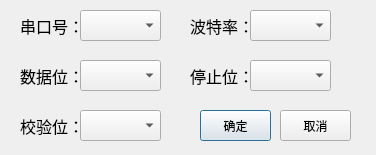
<?xml version="1.0" encoding="UTF-8"?>
<ui version="4.0">
 <class>SeriaSet</class>
 <widget class="QDialog" name="SeriaSet">
  <property name="geometry">
   <rect>
    <x>0</x>
    <y>0</y>
    <width>376</width>
    <height>155</height>
   </rect>
  </property>
  <property name="windowTitle">
   <string>串口配置</string>
  </property>
  <property name="windowIcon">
   <iconset resource="ctrlig.qrc">
    <normaloff>:/icons/cfg.png</normaloff>:/icons/cfg.png</iconset>
  </property>
  <widget class="QPushButton" name="btnOK">
   <property name="geometry">
    <rect>
     <x>200</x>
     <y>110</y>
     <width>71</width>
     <height>31</height>
    </rect>
   </property>
   <property name="text">
    <string>确定</string>
   </property>
  </widget>
  <widget class="QPushButton" name="btnQuit">
   <property name="geometry">
    <rect>
     <x>280</x>
     <y>110</y>
     <width>71</width>
     <height>31</height>
    </rect>
   </property>
   <property name="text">
    <string>取消</string>
   </property>
  </widget>
  <widget class="QLabel" name="label_5">
   <property name="geometry">
    <rect>
     <x>190</x>
     <y>60</y>
     <width>61</width>
     <height>31</height>
    </rect>
   </property>
   <property name="font">
    <font>
     <pointsize>12</pointsize>
    </font>
   </property>
   <property name="text">
    <string>停止位：</string>
   </property>
  </widget>
  <widget class="QComboBox" name="cboxStopBit">
   <property name="geometry">
    <rect>
     <x>250</x>
     <y>60</y>
     <width>81</width>
     <height>31</height>
    </rect>
   </property>
   <property name="sizePolicy">
    <sizepolicy hsizetype="Preferred" vsizetype="Fixed">
     <horstretch>1</horstretch>
     <verstretch>0</verstretch>
    </sizepolicy>
   </property>
  </widget>
  <widget class="QComboBox" name="cboxBaudRate">
   <property name="geometry">
    <rect>
     <x>250</x>
     <y>10</y>
     <width>81</width>
     <height>31</height>
    </rect>
   </property>
   <property name="sizePolicy">
    <sizepolicy hsizetype="Preferred" vsizetype="Fixed">
     <horstretch>1</horstretch>
     <verstretch>0</verstretch>
    </sizepolicy>
   </property>
   <property name="minimumSize">
    <size>
     <width>30</width>
     <height>0</height>
    </size>
   </property>
  </widget>
  <widget class="QLabel" name="label_2">
   <property name="geometry">
    <rect>
     <x>190</x>
     <y>10</y>
     <width>61</width>
     <height>31</height>
    </rect>
   </property>
   <property name="font">
    <font>
     <pointsize>12</pointsize>
    </font>
   </property>
   <property name="text">
    <string>波特率：</string>
   </property>
  </widget>
  <widget class="QComboBox" name="cboxPortName">
   <property name="geometry">
    <rect>
     <x>80</x>
     <y>10</y>
     <width>81</width>
     <height>31</height>
    </rect>
   </property>
   <property name="sizePolicy">
    <sizepolicy hsizetype="Preferred" vsizetype="Fixed">
     <horstretch>1</horstretch>
     <verstretch>0</verstretch>
    </sizepolicy>
   </property>
  </widget>
  <widget class="QLabel" name="label">
   <property name="geometry">
    <rect>
     <x>20</x>
     <y>10</y>
     <width>61</width>
     <height>31</height>
    </rect>
   </property>
   <property name="font">
    <font>
     <family>SimSun-ExtB</family>
     <pointsize>12</pointsize>
     <weight>50</weight>
     <bold>false</bold>
    </font>
   </property>
   <property name="text">
    <string>串口号：</string>
   </property>
  </widget>
  <widget class="QLabel" name="label_3">
   <property name="geometry">
    <rect>
     <x>20</x>
     <y>60</y>
     <width>61</width>
     <height>31</height>
    </rect>
   </property>
   <property name="font">
    <font>
     <family>SimSun-ExtB</family>
     <pointsize>12</pointsize>
    </font>
   </property>
   <property name="text">
    <string>数据位：</string>
   </property>
  </widget>
  <widget class="QComboBox" name="cboxDataBit">
   <property name="geometry">
    <rect>
     <x>80</x>
     <y>60</y>
     <width>81</width>
     <height>31</height>
    </rect>
   </property>
   <property name="sizePolicy">
    <sizepolicy hsizetype="Preferred" vsizetype="Fixed">
     <horstretch>1</horstretch>
     <verstretch>0</verstretch>
    </sizepolicy>
   </property>
  </widget>
  <widget class="QLabel" name="label_4">
   <property name="geometry">
    <rect>
     <x>20</x>
     <y>110</y>
     <width>61</width>
     <height>31</height>
    </rect>
   </property>
   <property name="font">
    <font>
     <pointsize>12</pointsize>
    </font>
   </property>
   <property name="text">
    <string>校验位：</string>
   </property>
  </widget>
  <widget class="QComboBox" name="cboxParity">
   <property name="geometry">
    <rect>
     <x>80</x>
     <y>110</y>
     <width>81</width>
     <height>31</height>
    </rect>
   </property>
   <property name="sizePolicy">
    <sizepolicy hsizetype="Preferred" vsizetype="Fixed">
     <horstretch>1</horstretch>
     <verstretch>0</verstretch>
    </sizepolicy>
   </property>
  </widget>
 </widget>
 <resources>
  <include location="ctrlig.qrc"/>
 </resources>
 <connections/>
</ui>
